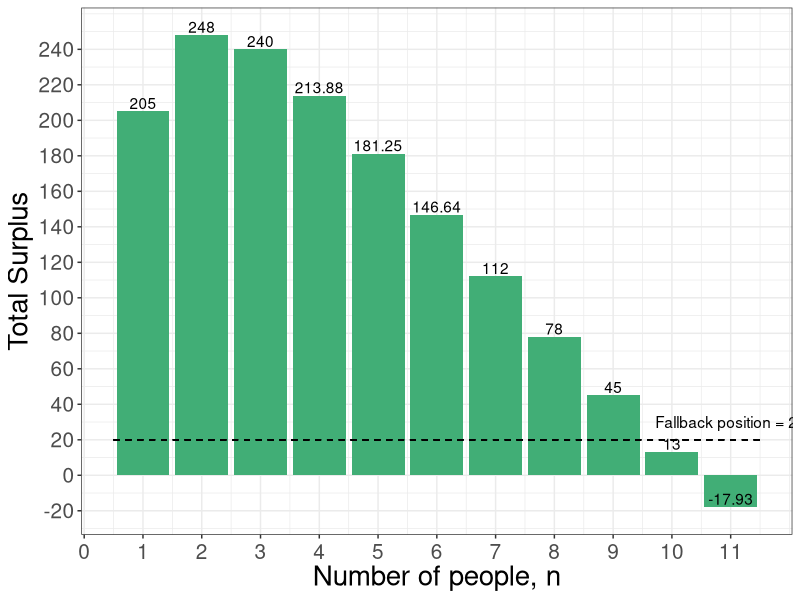
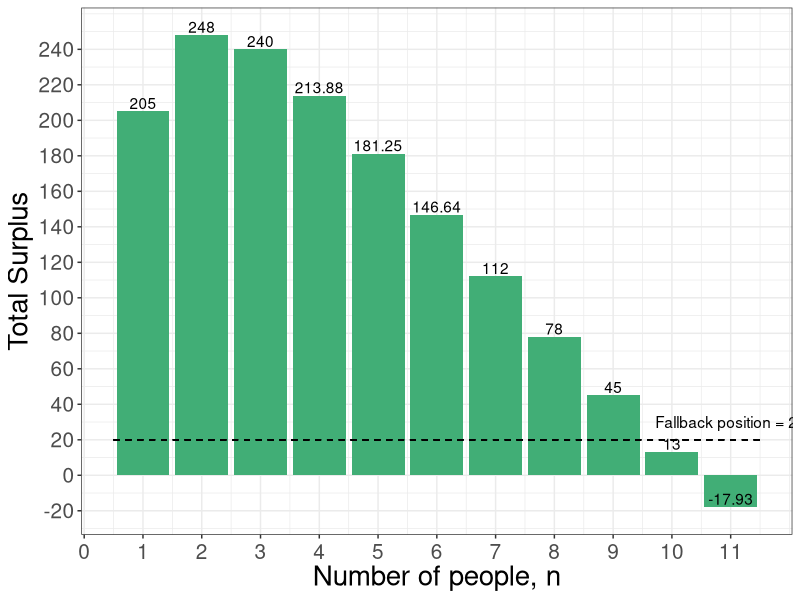

Generate these figures, in order, with R:
library(tidyverse)
par(mar =  c(12, 12, 4, 4))
x <- c(11:1)
utility <- c(18.37,21.30,25.00, 29.75, 36.00, 44.44,56.25, 73.47, 100.00, 144.00,225.00)
df <- tibble(x,utility)
df <- 
  df %>% 
  mutate(totw = x * utility, 
         totfallback = x * 20, 
         netw = totw - totfallback)

plot1 <- df %>% 
  ggplot(aes(x = x, y = netw)) +
  geom_bar(stat = "identity", position = position_dodge(), fill = "#41AE76" ) + 
  geom_text(aes(x=x,y=netw,label=netw), vjust = -0.2) + 
  geom_segment(aes(x=0.5, xend=11.5, y=20, yend=20), linetype=2) + 
  #geom_text(aes(x = point, y = Utility, label = Utility)) +
  #scale_x_discrete(labels = xaxislabs) + 
  scale_x_continuous(breaks = seq(0,11,1)) +
  scale_y_continuous(breaks = seq(-20,250,20),
                     labels = seq(-20,250,20),
                     limits = c(-20,250)) +
  scale_fill_manual(values=c("#386cb0")) + 
  theme_bw() + 
  ylab("Total Surplus") + 
  xlab("Number of people, n") + 
  annotate("text", x = 11, y = 30, label = "Fallback position = 20") + 
  theme(
    axis.title = element_text(size = 20),
    axis.title.y = element_text(size = 20),
    axis.text.y = element_text(size = 15),
    #legend.title = element_text(size = 16),
    legend.text = element_text(size = 18),
    legend.title = element_text(size = 18),
    axis.text.x  = element_text(vjust = 0.5, size = 15))
plot1 



ggsave("coordination_failures/NE_bargraph_totalsurplus.pdf", plot1, width = 11, height = 7)

# scale_fill_discrete(name = "", 
#                     breaks = c("ua", "ub", "totalu"), 
#                     labels = c(expression(paste("A's Utility, ", u^A)), expression(paste("B's Utility, ",u^B), "Total Utility"))
# ) +
#   scale_color_discrete(name = "", 
#                        breaks = c("ua", "ub", "totalu"), 
#                        labels = c(expression(paste("A's Utility, ", u^A)), expression(paste("B's Utility, ",u^B), "Total Utility"))
#   ) +
